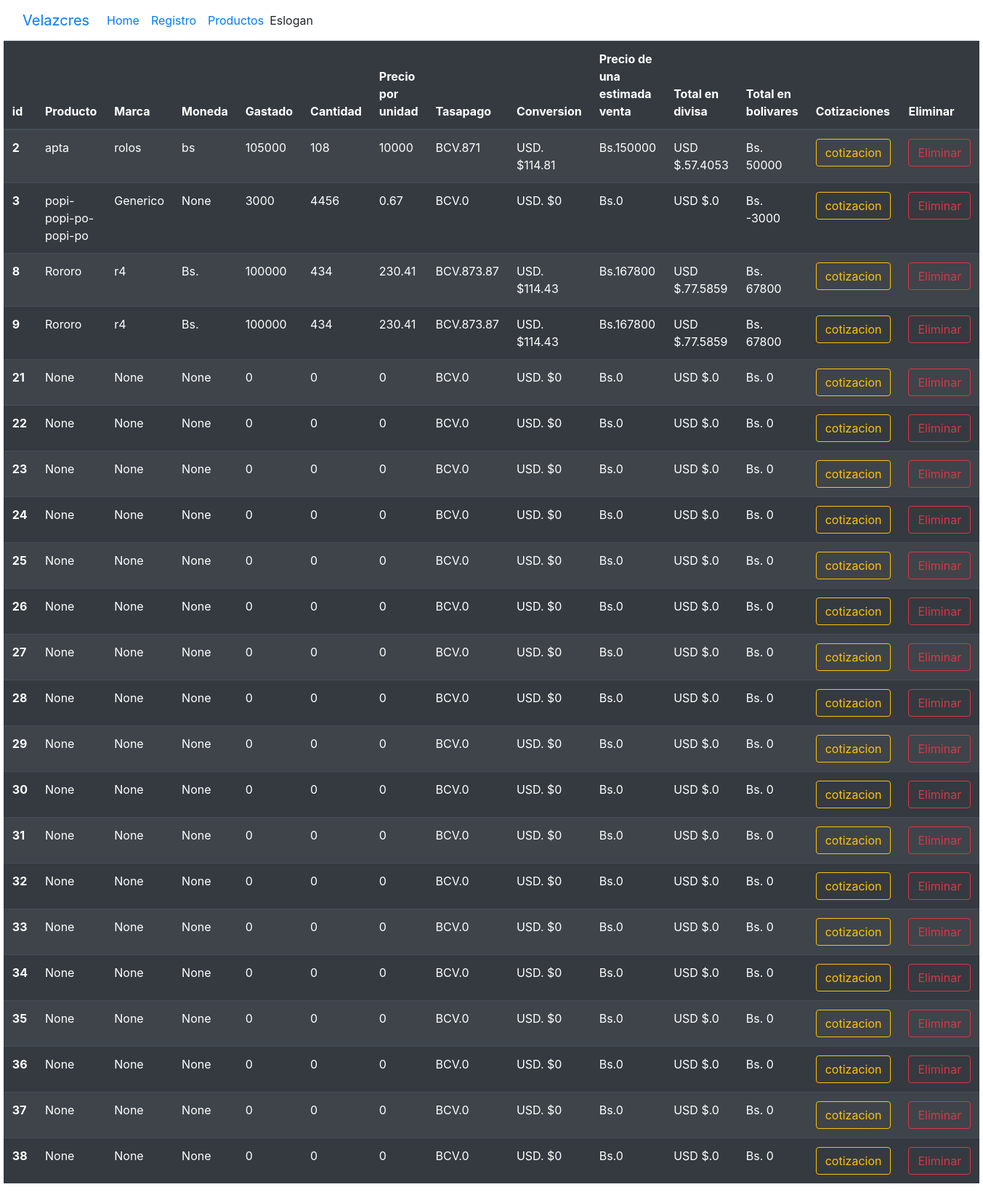
/listado, run on the app's committed database.
### tables this page shows
CREATE TABLE "productos" (
	"id"	INTEGER,
	"nombre"	TEXT,
	"marca"	TEXT,
	"moneda"	TEXT,
	"precio"	NUMERIC,
	"cantidad"	INTEGER,
	"precioporunidad"	NUMERIC,
	"tasapago"	NUMERIC,
	"precioD"	NUMERIC,
	"precio_venta"	NUMERIC,
	"ganancia_estimadaD"	NUMERIC,
	"ganancia_estimadaBs"	NUMERIC,
	PRIMARY KEY("id" AUTOINCREMENT)
);

### conect.py (the view)
@app.route('/listado')
def listado():
    conn = sqlite3.connect(DB_PATH)
    conn.row_factory = sqlite3.Row
    cursor = conn.cursor()
    cursor = conn.execute('SELECT * FROM productos')
    productos = cursor.fetchall()
    conn.close()
    return render_template('listado.html', productos=productos)

### templates/listado.html (shortened to what this page needs)
<!DOCTYPE html>
<html lang="en">
<head>
    <title>Document</title><head>
    <link rel="stylesheet" href="https://cdn.jsdelivr.net/npm/bootstrap@4.4.1/dist/css/bootstrap.min.css">
    <link rel="stylesheet" href="{{ url_for('static', filename='css/style.css') }}">
</head>
<body>
<header>
        <nav class="navbar navbar-expand-lg bg-body-tertiary">
  <div class="container-fluid">
    <a class="navbar-brand" href="#">Velazcres</a>
    <div class="collapse navbar-collapse" id="navbarText">
      <ul class="navbar-nav me-auto mb-2 mb-lg-0">
        <li class="nav-item">
          <a class="nav-link active" aria-current="page" href="{{ url_for('listado') }}">Home</a>
        </li>
        <li class="nav-item">
          <a class="nav-link" href="{{ url_for('cotizacion_int') }}">Registro</a>
        </li>
        <li class="nav-item">
          <a class="nav-link" href="{{ url_for('mostrador') }}">Productos</a>
        </li>
      </ul>
      <span class="navbar-text">
        Eslogan
      </span>
    </div>
  </div>
</nav>
</header>
    <div>
  <table class="table table-striped table-dark"  style="width: 75%; margin-left: auto; margin-right: auto;" >
    <thead class="">
      <tr>
      <th>id</th>
      <th>Producto</th>
      <th>Marca</th>
      <th>Moneda</th>
      <th>Gastado</th>
      <th>Cantidad</th>
      <th>Precio por unidad</th>
      <th>Tasapago</th>
      <th>Conversion</th>
      <th>Precio de una estimada venta</th>
      <th>Total en divisa</th>
      <th>Total en bolivares</th>
      <th>Cotizaciones</th>
      <th>Eliminar</th>
      </tr>
    </thead>
    <tbody>
      {% for producto in productos %}
      <tr>
        <th>{{ producto.id }}</th>
        <td>{{ producto.nombre }}</td>
        <td>{{ producto.marca }}</td>
        <td>{{ producto.moneda }}</td>
        <td>{{ producto.precio }}</td>
        <td>{{ producto.cantidad }}</td>
        <td>{{ producto.precioporunidad }}</td>
        <td><span>BCV.</span>{{ producto.tasapago }}</td>
        <td><span>USD. $</span>{{ producto.precioD }}</td>
        <td><span>Bs.</span>{{ producto.precio_venta }}</td>
        <td><span>USD $.</span>{{ producto.ganancia_estimadaD }}</td>
        <td><span>Bs.</span>  {{ producto.ganancia_estimadaBs }}</td>
        <td><a class="btn btn-outline-warning" href="{{ url_for('editar_productos1', productos_id=producto['id']) }}" >cotizacion</a></td>
        <td><form action="{{ url_for('eliminar_producto1', productos_id=producto.id) }}" method="post"><button class="btn btn-outline-danger"  onclick="return confirm('¿Confirmar?')"> Eliminar</button></form></td>
        {% else %}
        <tr><td>No hay productos</td></tr>
        {% endfor %}
      </tr>
    </tbody>
  </table>
</div>
</body>
</html>

### data on the page
productos: id "2", nombre "apta", marca "rolos", moneda "bs", precio "105000", cantidad "108", precioporunidad "10000", tasapago "871", precioD "114.81", precio_venta "150000", ganancia_estimadaD "57.4053", ganancia_estimadaBs "50000"
productos: id "3", nombre "popi-popi-po-popi-po", marca "Generico", moneda "None", precio "3000", cantidad "4456", precioporunidad "0.67", tasapago "0", precioD "0", precio_venta "0", ganancia_estimadaD "0", ganancia_estimadaBs "-3000"
productos: id "8", nombre "Rororo", marca "r4", moneda "Bs.", precio "100000", cantidad "434", precioporunidad "230.41", tasapago "873.87", precioD "114.43", precio_venta "167800", ganancia_estimadaD "77.5859", ganancia_estimadaBs "67800"
productos: id "9", nombre "Rororo", marca "r4", moneda "Bs.", precio "100000", cantidad "434", precioporunidad "230.41", tasapago "873.87", precioD "114.43", precio_venta "167800", ganancia_estimadaD "77.5859", ganancia_estimadaBs "67800"
productos: id "21", nombre "None", marca "None", moneda "None", precio "0", cantidad "0", precioporunidad "0", tasapago "0", precioD "0", precio_venta "0", ganancia_estimadaD "0", ganancia_estimadaBs "0"
productos: id "22", nombre "None", marca "None", moneda "None", precio "0", cantidad "0", precioporunidad "0", tasapago "0", precioD "0", precio_venta "0", ganancia_estimadaD "0", ganancia_estimadaBs "0"
productos: id "23", nombre "None", marca "None", moneda "None", precio "0", cantidad "0", precioporunidad "0", tasapago "0", precioD "0", precio_venta "0", ganancia_estimadaD "0", ganancia_estimadaBs "0"
productos: id "24", nombre "None", marca "None", moneda "None", precio "0", cantidad "0", precioporunidad "0", tasapago "0", precioD "0", precio_venta "0", ganancia_estimadaD "0", ganancia_estimadaBs "0"
productos: id "25", nombre "None", marca "None", moneda "None", precio "0", cantidad "0", precioporunidad "0", tasapago "0", precioD "0", precio_venta "0", ganancia_estimadaD "0", ganancia_estimadaBs "0"
productos: id "26", nombre "None", marca "None", moneda "None", precio "0", cantidad "0", precioporunidad "0", tasapago "0", precioD "0", precio_venta "0", ganancia_estimadaD "0", ganancia_estimadaBs "0"
productos: id "27", nombre "None", marca "None", moneda "None", precio "0", cantidad "0", precioporunidad "0", tasapago "0", precioD "0", precio_venta "0", ganancia_estimadaD "0", ganancia_estimadaBs "0"
productos: id "28", nombre "None", marca "None", moneda "None", precio "0", cantidad "0", precioporunidad "0", tasapago "0", precioD "0", precio_venta "0", ganancia_estimadaD "0", ganancia_estimadaBs "0"
productos: id "29", nombre "None", marca "None", moneda "None", precio "0", cantidad "0", precioporunidad "0", tasapago "0", precioD "0", precio_venta "0", ganancia_estimadaD "0", ganancia_estimadaBs "0"
productos: id "30", nombre "None", marca "None", moneda "None", precio "0", cantidad "0", precioporunidad "0", tasapago "0", precioD "0", precio_venta "0", ganancia_estimadaD "0", ganancia_estimadaBs "0"
productos: id "31", nombre "None", marca "None", moneda "None", precio "0", cantidad "0", precioporunidad "0", tasapago "0", precioD "0", precio_venta "0", ganancia_estimadaD "0", ganancia_estimadaBs "0"
productos: id "32", nombre "None", marca "None", moneda "None", precio "0", cantidad "0", precioporunidad "0", tasapago "0", precioD "0", precio_venta "0", ganancia_estimadaD "0", ganancia_estimadaBs "0"
productos: id "33", nombre "None", marca "None", moneda "None", precio "0", cantidad "0", precioporunidad "0", tasapago "0", precioD "0", precio_venta "0", ganancia_estimadaD "0", ganancia_estimadaBs "0"
productos: id "34", nombre "None", marca "None", moneda "None", precio "0", cantidad "0", precioporunidad "0", tasapago "0", precioD "0", precio_venta "0", ganancia_estimadaD "0", ganancia_estimadaBs "0"
productos: id "35", nombre "None", marca "None", moneda "None", precio "0", cantidad "0", precioporunidad "0", tasapago "0", precioD "0", precio_venta "0", ganancia_estimadaD "0", ganancia_estimadaBs "0"
productos: id "36", nombre "None", marca "None", moneda "None", precio "0", cantidad "0", precioporunidad "0", tasapago "0", precioD "0", precio_venta "0", ganancia_estimadaD "0", ganancia_estimadaBs "0"
productos: id "37", nombre "None", marca "None", moneda "None", precio "0", cantidad "0", precioporunidad "0", tasapago "0", precioD "0", precio_venta "0", ganancia_estimadaD "0", ganancia_estimadaBs "0"
productos: id "38", nombre "None", marca "None", moneda "None", precio "0", cantidad "0", precioporunidad "0", tasapago "0", precioD "0", precio_venta "0", ganancia_estimadaD "0", ganancia_estimadaBs "0"
